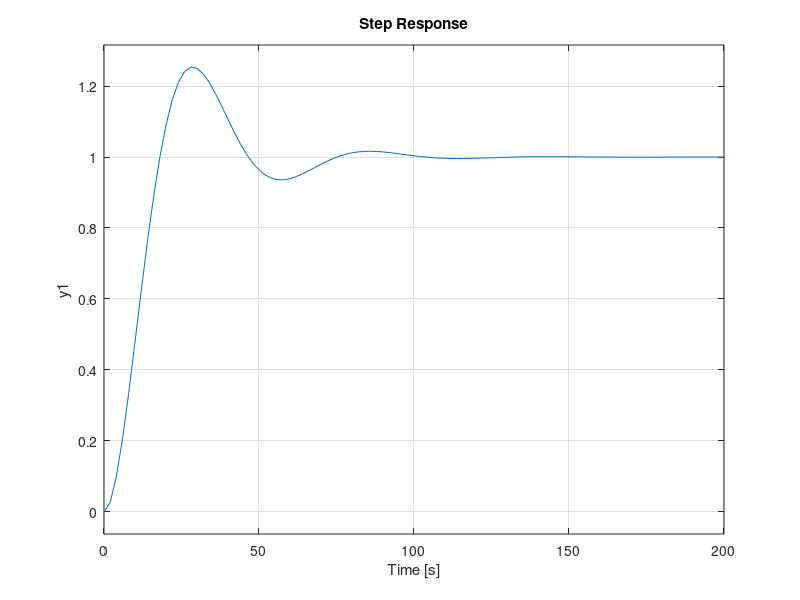

The MATLAB script that drew this image:
clear all
close all
clc

omega_n=0.12
zeta=0.4
s=tf('s')
T= omega_n^2/(s^2+2*zeta*omega_n*s+omega_n^2)

damp(T)

step(T)
I_x=1  %kg m^2
I_y=0.5 %kg m^2
I_z=0.7 %kg m^2

k_p_x=omega_n^2*I_x
k_d_x=2*zeta*omega_n*I_x

k_p_y=omega_n^2*I_y
k_d_y=2*zeta*omega_n*I_y

k_p_z=omega_n^2*I_z
k_d_z=2*zeta*omega_n*I_z